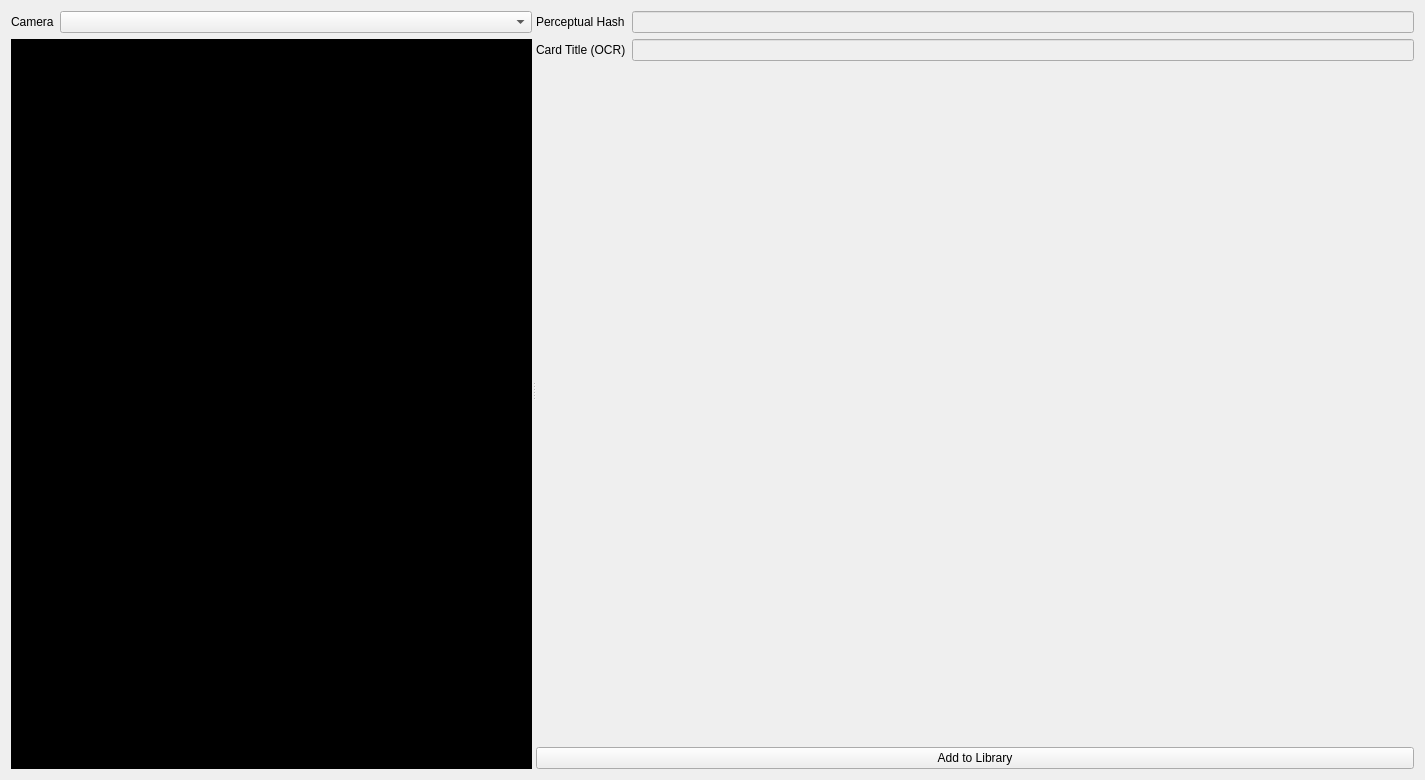
<?xml version="1.0" encoding="UTF-8"?>
<ui version="4.0">
 <class>Form</class>
 <widget class="QWidget" name="Form">
  <property name="geometry">
   <rect>
    <x>0</x>
    <y>0</y>
    <width>1425</width>
    <height>780</height>
   </rect>
  </property>
  <property name="minimumSize">
   <size>
    <width>1425</width>
    <height>780</height>
   </size>
  </property>
  <property name="windowTitle">
   <string>Form</string>
  </property>
  <layout class="QGridLayout" name="gridLayout">
   <item row="0" column="1">
    <widget class="QSplitter" name="splitter">
     <property name="minimumSize">
      <size>
       <width>1308</width>
       <height>0</height>
      </size>
     </property>
     <property name="orientation">
      <enum>Qt::Horizontal</enum>
     </property>
     <widget class="QWidget" name="verticalLayoutWidget">
      <layout class="QVBoxLayout" name="verticalLayout" stretch="0,1">
       <item>
        <layout class="QHBoxLayout" name="horizontalLayout_3" stretch="0,1">
         <item>
          <widget class="QLabel" name="label">
           <property name="text">
            <string>Camera</string>
           </property>
          </widget>
         </item>
         <item>
          <widget class="CameraList" name="deviceList"/>
         </item>
        </layout>
       </item>
       <item>
        <widget class="QFrame" name="frame">
         <property name="styleSheet">
          <string notr="true">background: black</string>
         </property>
         <property name="frameShape">
          <enum>QFrame::StyledPanel</enum>
         </property>
         <property name="frameShadow">
          <enum>QFrame::Raised</enum>
         </property>
         <layout class="QGridLayout" name="gridLayout_2">
          <item row="0" column="0">
           <widget class="CameraViewfinder" name="viewfinder" native="true"/>
          </item>
         </layout>
        </widget>
       </item>
      </layout>
     </widget>
     <widget class="QWidget" name="verticalLayoutWidget_2">
      <layout class="QVBoxLayout" name="verticalLayout_2">
       <item>
        <layout class="QFormLayout" name="formLayout">
         <item row="0" column="0">
          <widget class="QLabel" name="perceptualHashLabel">
           <property name="text">
            <string>Perceptual Hash</string>
           </property>
          </widget>
         </item>
         <item row="0" column="1">
          <widget class="QLineEdit" name="perceptualHashLineEdit">
           <property name="enabled">
            <bool>false</bool>
           </property>
          </widget>
         </item>
         <item row="1" column="0">
          <widget class="QLabel" name="cardTitleOCRLabel">
           <property name="text">
            <string>Card Title (OCR)</string>
           </property>
          </widget>
         </item>
         <item row="1" column="1">
          <widget class="QLineEdit" name="cardTitleOCRLineEdit">
           <property name="enabled">
            <bool>false</bool>
           </property>
          </widget>
         </item>
        </layout>
       </item>
       <item>
        <spacer name="verticalSpacer">
         <property name="orientation">
          <enum>Qt::Vertical</enum>
         </property>
         <property name="sizeHint" stdset="0">
          <size>
           <width>20</width>
           <height>40</height>
          </size>
         </property>
        </spacer>
       </item>
       <item>
        <widget class="QPushButton" name="addToLibrary">
         <property name="text">
          <string>Add to Library</string>
         </property>
        </widget>
       </item>
      </layout>
     </widget>
    </widget>
   </item>
  </layout>
 </widget>
 <customwidgets>
  <customwidget>
   <class>CameraViewfinder</class>
   <extends>QWidget</extends>
   <header>qcameraviewfinder.h</header>
   <container>1</container>
   <slots>
    <slot>change_camera(QCamera)</slot>
   </slots>
  </customwidget>
  <customwidget>
   <class>CameraList</class>
   <extends>QComboBox</extends>
   <header>cameralist.h</header>
   <slots>
    <signal>camera_change(QString)</signal>
   </slots>
  </customwidget>
 </customwidgets>
 <resources/>
 <connections/>
</ui>
